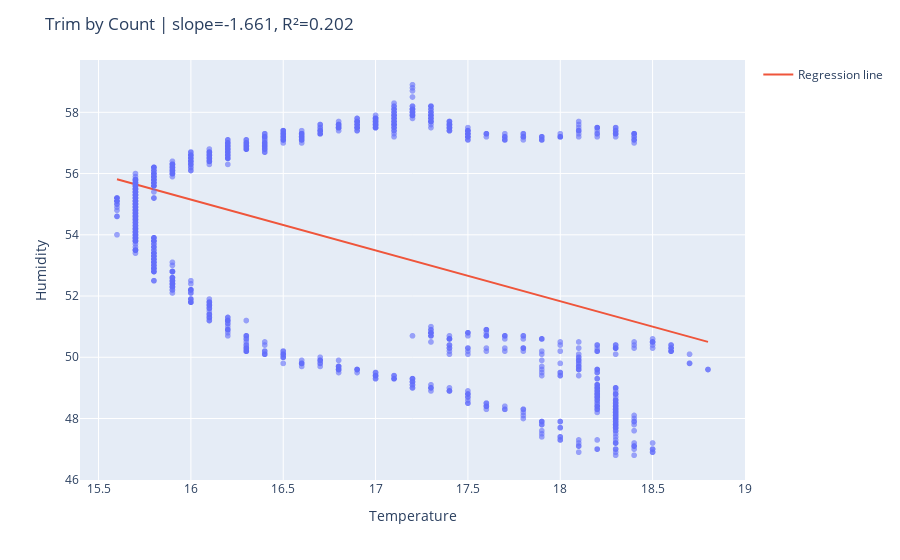

Notebook cell for this chart:
### Code cell
def trim_by_count(df_in, low_drop=5, high_drop=5):
    d = df_in.sort_values("temperature").copy()
    if low_drop + high_drop >= len(d):
        raise ValueError("Trim too aggressive for dataset size.")
    return d.iloc[low_drop: len(d)-high_drop]

df_trimA = trim_by_count(df, low_drop=5, high_drop=5)
modelA, t_gridA, y_gridA, mA = fit_predict(df_trimA)
plot_fit(df_trimA, t_gridA, y_gridA, title=f"Trim by Count | slope={mA['slope']:.3f}, R²={mA['r2_train']:.3f}")

### Figure 1 — Plotly figure (JSON) as saved in the notebook; plotly's stock layout.template omitted (floating-point values rounded to 4 significant figures; data arrays with more than 128 entries replaced by an {"elided": "..."} marker saying what was removed)
{"data": [{"hovertemplate": "Temperature=%{x}<br>Humidity=%{y}<extra></extra>", "legendgroup": "", "marker": {"color": "#636efa", "opacity": 0.6, "symbol": "circle"}, "mode": "markers", "name": "", "showlegend": false, "type": "scattergl", "x": {"elided": "1480 float values"}, "xaxis": "x", "y": {"elided": "1480 float values"}, "yaxis": "y"}, {"mode": "lines", "name": "Regression line", "type": "scatter", "x": [15.6, 15.63, 15.66, 15.7, 15.73, 15.76, 15.79, 15.83, 15.86, 15.89, 15.92, 15.96, 15.99, 16.02, 16.05, 16.08, 16.12, 16.15, 16.18, 16.21, 16.25, 16.28, 16.31, 16.34, 16.38, 16.41, 16.44, 16.47, 16.51, 16.54, 16.57, 16.6, 16.63, 16.67, 16.7, 16.73, 16.76, 16.8, 16.83, 16.86, 16.89, 16.93, 16.96, 16.99, 17.02, 17.05, 17.09, 17.12, 17.15, 17.18, 17.22, 17.25, 17.28, 17.31, 17.35, 17.38, 17.41, 17.44, 17.47, 17.51, 17.54, 17.57, 17.6, 17.64, 17.67, 17.7, 17.73, 17.77, 17.8, 17.83, 17.86, 17.89, 17.93, 17.96, 17.99, 18.02, 18.06, 18.09, 18.12, 18.15, 18.19, 18.22, 18.25, 18.28, 18.32, 18.35, 18.38, 18.41, 18.44, 18.48, 18.51, 18.54, 18.57, 18.61, 18.64, 18.67, 18.7, 18.74, 18.77, 18.8], "y": [55.82, 55.76, 55.71, 55.66, 55.6, 55.55, 55.49, 55.44, 55.39, 55.33, 55.28, 55.23, 55.17, 55.12, 55.07, 55.01, 54.96, 54.9, 54.85, 54.8, 54.74, 54.69, 54.64, 54.58, 54.53, 54.47, 54.42, 54.37, 54.31, 54.26, 54.21, 54.15, 54.1, 54.05, 53.99, 53.94, 53.88, 53.83, 53.78, 53.72, 53.67, 53.62, 53.56, 53.51, 53.45, 53.4, 53.35, 53.29, 53.24, 53.19, 53.13, 53.08, 53.03, 52.97, 52.92, 52.86, 52.81, 52.76, 52.7, 52.65, 52.6, 52.54, 52.49, 52.44, 52.38, 52.33, 52.27, 52.22, 52.17, 52.11, 52.06, 52.01, 51.95, 51.9, 51.84, 51.79, 51.74, 51.68, 51.63, 51.58, 51.52, 51.47, 51.42, 51.36, 51.31, 51.25, 51.2, 51.15, 51.09, 51.04, 50.99, 50.93, 50.88, 50.82, 50.77, 50.72, 50.66, 50.61, 50.56, 50.5]}], "layout": {"legend": {"tracegroupgap": 0}, "margin": {"t": 60}, "title": {"text": "Trim by Count | slope=-1.661, R²=0.202"}, "xaxis": {"anchor": "y", "domain": [0, 1], "title": {"text": "Temperature"}}, "yaxis": {"anchor": "x", "domain": [0, 1], "title": {"text": "Humidity"}}}}
